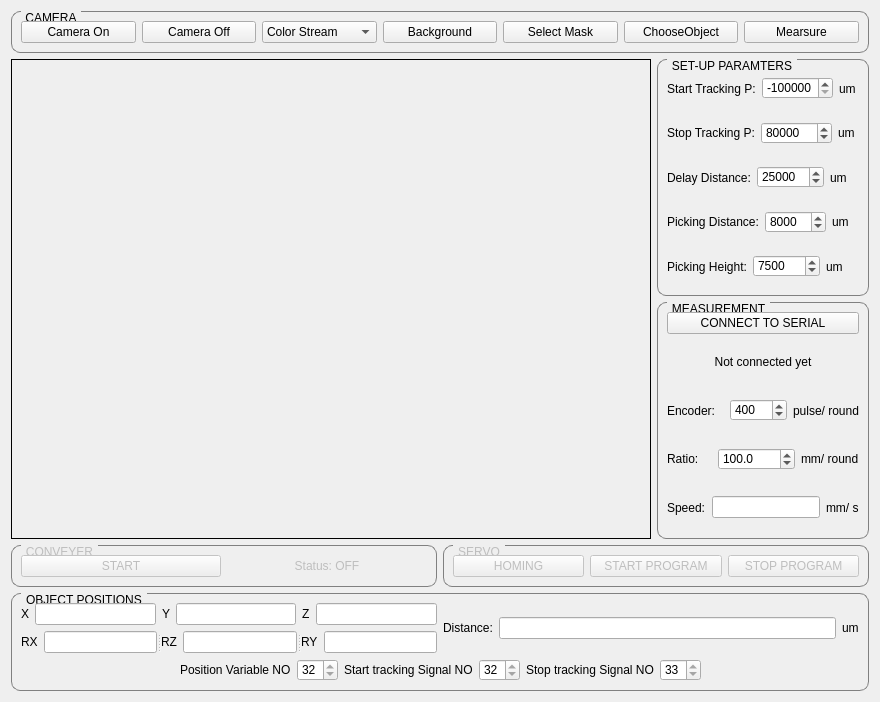
      <widget class="QWidget" name="tab_3">
       <attribute name="title">
        <string>Get Image</string>
       </attribute>
       <layout class="QVBoxLayout" name="verticalLayout_22">
        <item>
         <widget class="QGroupBox" name="groupBox_7">
          <property name="styleSheet">
           <string notr="true">QGroupBox {
    border: 1px solid gray;
    border-radius: 9px;
    margin-top: 0.5em;
}

QGroupBox::title {
    subcontrol-origin: margin;
    left: 10px;
    padding: 0 3px 0 3px;
}</string>
          </property>
          <property name="title">
           <string>CAMERA</string>
          </property>
          <layout class="QHBoxLayout" name="horizontalLayout">
           <item>
            <widget class="QPushButton" name="CameraOn_Button">
             <property name="text">
              <string>Camera On</string>
             </property>
            </widget>
           </item>
           <item>
            <widget class="QPushButton" name="CameraOff_Button">
             <property name="text">
              <string>Camera Off</string>
             </property>
            </widget>
           </item>
           <item>
            <widget class="QComboBox" name="StreamOption_comboBox">
             <item>
              <property name="text">
               <string>Color Stream</string>
              </property>
             </item>
             <item>
              <property name="text">
               <string>Depth Stream</string>
              </property>
             </item>
            </widget>
           </item>
           <item>
            <widget class="QPushButton" name="Background_Button">
             <property name="text">
              <string>Background</string>
             </property>
            </widget>
           </item>
           <item>
            <widget class="QPushButton" name="Mask_Button">
             <property name="text">
              <string>Select Mask</string>
             </property>
            </widget>
           </item>
           <item>
            <widget class="QPushButton" name="ChooseObject_Button">
             <property name="text">
              <string>ChooseObject</string>
             </property>
            </widget>
           </item>
           <item>
            <widget class="QPushButton" name="Size_Button">
             <property name="text">
              <string>Mearsure</string>
             </property>
            </widget>
           </item>
          </layout>
         </widget>
        </item>
        <item>
         <layout class="QHBoxLayout" name="horizontalLayout_22">
          <item>
           <widget class="QLabel" name="CameraFrame">
            <property name="minimumSize">
             <size>
              <width>640</width>
              <height>480</height>
             </size>
            </property>
            <property name="styleSheet">
             <string notr="true"/>
            </property>
            <property name="frameShape">
             <enum>QFrame::Box</enum>
            </property>
            <property name="lineWidth">
             <number>1</number>
            </property>
            <property name="midLineWidth">
             <number>0</number>
            </property>
            <property name="text">
             <string/>
            </property>
           </widget>
          </item>
          <item>
           <layout class="QVBoxLayout" name="verticalLayout_11">
            <item>
             <widget class="QGroupBox" name="groupBox_6">
              <property name="styleSheet">
               <string notr="true">QGroupBox {
    border: 1px solid gray;
    border-radius: 9px;
    margin-top: 0.5em;
}

QGroupBox::title {
    subcontrol-origin: margin;
    left: 10px;
    padding: 0 3px 0 3px;
}</string>
              </property>
              <property name="title">
               <string>SET-UP PARAMTERS</string>
              </property>
              <layout class="QVBoxLayout" name="verticalLayout_4">
               <item>
                <layout class="QHBoxLayout" name="horizontalLayout_39">
                 <item>
                  <widget class="QLabel" name="label_17">
                   <property name="text">
                    <string>Start Tracking P:</string>
                   </property>
                  </widget>
                 </item>
                 <item>
                  <widget class="QSpinBox" name="spinBoxStartY">
                   <property name="minimum">
                    <number>-200000</number>
                   </property>
                   <property name="maximum">
                    <number>200000</number>
                   </property>
                   <property name="value">
                    <number>-140000</number>
                   </property>
                  </widget>
                 </item>
                 <item>
                  <widget class="QLabel" name="label_20">
                   <property name="text">
                    <string>um</string>
                   </property>
                  </widget>
                 </item>
                </layout>
               </item>
               <item>
                <layout class="QHBoxLayout" name="horizontalLayout_40">
                 <item>
                  <widget class="QLabel" name="label_21">
                   <property name="text">
                    <string>Stop Tracking P:</string>
                   </property>
                  </widget>
                 </item>
                 <item>
                  <widget class="QSpinBox" name="spinBoxStopY">
                   <property name="minimum">
                    <number>-200000</number>
                   </property>
                   <property name="maximum">
                    <number>200000</number>
                   </property>
                   <property name="value">
                    <number>80000</number>
                   </property>
                  </widget>
                 </item>
                 <item>
                  <widget class="QLabel" name="label_24">
                   <property name="text">
                    <string>um</string>
                   </property>
                  </widget>
                 </item>
                </layout>
               </item>
               <item>
                <layout class="QHBoxLayout" name="horizontalLayout_42">
                 <item>
                  <widget class="QLabel" name="label_27">
                   <property name="text">
                    <string>Delay Distance:</string>
                   </property>
                  </widget>
                 </item>
                 <item>
                  <widget class="QSpinBox" name="spinBoxDelayDy">
                   <property name="minimum">
                    <number>1000</number>
                   </property>
                   <property name="maximum">
                    <number>100000</number>
                   </property>
                   <property name="value">
                    <number>25000</number>
                   </property>
                  </widget>
                 </item>
                 <item>
                  <widget class="QLabel" name="label_30">
                   <property name="text">
                    <string>um</string>
                   </property>
                  </widget>
                 </item>
                </layout>
               </item>
               <item>
                <layout class="QHBoxLayout" name="horizontalLayout_43">
                 <item>
                  <widget class="QLabel" name="label_29">
                   <property name="text">
                    <string>Picking Distance:</string>
                   </property>
                  </widget>
                 </item>
                 <item>
                  <widget class="QSpinBox" name="spinBoxPickingDistance">
                   <property name="minimum">
                    <number>0</number>
                   </property>
                   <property name="maximum">
                    <number>30000</number>
                   </property>
                   <property name="value">
                    <number>8000</number>
                   </property>
                  </widget>
                 </item>
                 <item>
                  <widget class="QLabel" name="label_32">
                   <property name="text">
                    <string>um</string>
                   </property>
                  </widget>
                 </item>
                </layout>
               </item>
               <item>
                <layout class="QHBoxLayout" name="horizontalLayout_38">
                 <item>
                  <widget class="QLabel" name="label_11">
                   <property name="text">
                    <string>Picking Height:</string>
                   </property>
                  </widget>
                 </item>
                 <item>
                  <widget class="QSpinBox" name="spinBoxEncoderPickingHeight">
                   <property name="minimum">
                    <number>0</number>
                   </property>
                   <property name="maximum">
                    <number>100000</number>
                   </property>
                   <property name="value">
                    <number>7500</number>
                   </property>
                  </widget>
                 </item>
                 <item>
                  <widget class="QLabel" name="label_15">
                   <property name="text">
                    <string>um</string>
                   </property>
                  </widget>
                 </item>
                </layout>
               </item>
              </layout>
             </widget>
            </item>
            <item>
             <widget class="QGroupBox" name="groupBox">
              <property name="styleSheet">
               <string notr="true">QGroupBox {
    border: 1px solid gray;
    border-radius: 9px;
    margin-top: 0.5em;
}

QGroupBox::title {
    subcontrol-origin: margin;
    left: 10px;
    padding: 0 3px 0 3px;
}</string>
              </property>
              <property name="title">
               <string>MEASUREMENT</string>
              </property>
              <layout class="QVBoxLayout" name="verticalLayout_15">
               <item>
                <widget class="QPushButton" name="pushButtonConnectSerial">
                 <property name="text">
                  <string>CONNECT TO SERIAL</string>
                 </property>
                </widget>
               </item>
               <item>
                <widget class="QLabel" name="labelSerialStatus">
                 <property name="styleSheet">
                  <string notr="true"/>
                 </property>
                 <property name="text">
                  <string>Not connected yet</string>
                 </property>
                 <property name="alignment">
                  <set>Qt::AlignCenter</set>
                 </property>
                </widget>
               </item>
               <item>
                <layout class="QHBoxLayout" name="horizontalLayout_36">
                 <item>
                  <widget class="QLabel" name="label_8">
                   <property name="text">
                    <string>Encoder:</string>
                   </property>
                  </widget>
                 </item>
                 <item>
                  <widget class="QSpinBox" name="spinBoxEncoderType">
                   <property name="minimum">
                    <number>100</number>
                   </property>
                   <property name="maximum">
                    <number>2000</number>
                   </property>
                   <property name="value">
                    <number>400</number>
                   </property>
                  </widget>
                 </item>
                 <item>
                  <widget class="QLabel" name="label_9">
                   <property name="text">
                    <string>pulse/ round</string>
                   </property>
                  </widget>
                 </item>
                </layout>
               </item>
               <item>
                <layout class="QHBoxLayout" name="horizontalLayout_37">
                 <item>
                  <widget class="QLabel" name="label_12">
                   <property name="text">
                    <string>Ratio:</string>
                   </property>
                  </widget>
                 </item>
                 <item>
                  <widget class="QDoubleSpinBox" name="doubleSpinBoxRatio">
                   <property name="decimals">
                    <number>1</number>
                   </property>
                   <property name="minimum">
                    <double>10.000000000000000</double>
                   </property>
                   <property name="maximum">
                    <double>100000.000000000000000</double>
                   </property>
                   <property name="singleStep">
                    <double>0.010000000000000</double>
                   </property>
                   <property name="value">
                    <double>100.000000000000000</double>
                   </property>
                  </widget>
                 </item>
                 <item>
                  <widget class="QLabel" name="label_3">
                   <property name="text">
                    <string>mm/ round</string>
                   </property>
                  </widget>
                 </item>
                </layout>
               </item>
               <item>
                <layout class="QHBoxLayout" name="horizontalLayout_44">
                 <item>
                  <widget class="QLabel" name="label_23">
                   <property name="text">
                    <string>Speed:</string>
                   </property>
                  </widget>
                 </item>
                 <item>
                  <widget class="QLineEdit" name="lineEditSpeed"/>
                 </item>
                 <item>
                  <widget class="QLabel" name="label_26">
                   <property name="text">
                    <string>mm/ s</string>
                   </property>
                  </widget>
                 </item>
                </layout>
               </item>
              </layout>
             </widget>
            </item>
           </layout>
          </item>
         </layout>
        </item>
        <item>
         <layout class="QVBoxLayout" name="verticalLayout_21">
          <item>
           <layout class="QHBoxLayout" name="horizontalLayout_34">
            <item>
             <widget class="QGroupBox" name="groupBoxConveyer">
              <property name="enabled">
               <bool>false</bool>
              </property>
              <property name="styleSheet">
               <string notr="true">QGroupBox {
    border: 1px solid gray;
    border-radius: 9px;
    margin-top: 0.5em;
}

QGroupBox::title {
    subcontrol-origin: margin;
    left: 10px;
    padding: 0 3px 0 3px;
}</string>
              </property>
              <property name="title">
               <string>CONVEYER</string>
              </property>
              <layout class="QHBoxLayout" name="horizontalLayout_31">
               <item>
                <widget class="QPushButton" name="pushButtonStartConveyer">
                 <property name="text">
                  <string>START</string>
                 </property>
                </widget>
               </item>
               <item>
                <widget class="QLabel" name="labelStatusConveyer">
                 <property name="text">
                  <string>Status: OFF</string>
                 </property>
                 <property name="alignment">
                  <set>Qt::AlignCenter</set>
                 </property>
                </widget>
               </item>
              </layout>
             </widget>
            </item>
            <item>
             <widget class="QGroupBox" name="groupBoxServo">
              <property name="enabled">
               <bool>false</bool>
              </property>
              <property name="styleSheet">
               <string notr="true">QGroupBox {
    border: 1px solid gray;
    border-radius: 9px;
    margin-top: 0.5em;
}

QGroupBox::title {
    subcontrol-origin: margin;
    left: 10px;
    padding: 0 3px 0 3px;
}</string>
              </property>
              <property name="title">
               <string>SERVO</string>
              </property>
              <layout class="QHBoxLayout" name="horizontalLayout_29">
               <item>
                <widget class="QPushButton" name="pushButtonServoHoming">
                 <property name="text">
                  <string>HOMING</string>
                 </property>
                </widget>
               </item>
               <item>
                <widget class="QPushButton" name="pushButtonStartProgram">
                 <property name="text">
                  <string>START PROGRAM</string>
                 </property>
                </widget>
               </item>
               <item>
                <widget class="QPushButton" name="pushButtonStopProgram">
                 <property name="text">
                  <string>STOP PROGRAM</string>
                 </property>
                </widget>
               </item>
              </layout>
             </widget>
            </item>
           </layout>
          </item>
          <item>
           <widget class="QGroupBox" name="groupBox_4">
            <property name="sizePolicy">
             <sizepolicy hsizetype="Preferred" vsizetype="Preferred">
              <horstretch>0</horstretch>
              <verstretch>0</verstretch>
             </sizepolicy>
            </property>
            <property name="styleSheet">
             <string notr="true">QGroupBox {
    border: 1px solid gray;
    border-radius: 9px;
    margin-top: 0.5em;
}

QGroupBox::title {
    subcontrol-origin: margin;
    left: 10px;
    padding: 0 3px 0 3px;
}</string>
            </property>
            <property name="title">
             <string>OBJECT POSITIONS</string>
            </property>
            <layout class="QVBoxLayout" name="verticalLayout_13">
             <item>
              <layout class="QHBoxLayout" name="horizontalLayout_20">
               <item>
                <layout class="QVBoxLayout" name="verticalLayout_14">
                 <item>
                  <layout class="QHBoxLayout" name="horizontalLayout_6">
                   <item>
                    <layout class="QHBoxLayout" name="horizontalLayout_35">
                     <item>
                      <widget class="QLabel" name="label_33">
                       <property name="text">
                        <string>X</string>
                       </property>
                      </widget>
                     </item>
                     <item>
                      <widget class="QLineEdit" name="lineEditX_3">
                       <property name="alignment">
                        <set>Qt::AlignCenter</set>
                       </property>
                       <property name="readOnly">
                        <bool>true</bool>
                       </property>
                      </widget>
                     </item>
                    </layout>
                   </item>
                   <item>
                    <layout class="QHBoxLayout" name="horizontalLayout_47">
                     <item>
                      <widget class="QLabel" name="label_36">
                       <property name="text">
                        <string>Y</string>
                       </property>
                      </widget>
                     </item>
                     <item>
                      <widget class="QLineEdit" name="lineEditY_3">
                       <property name="alignment">
                        <set>Qt::AlignCenter</set>
                       </property>
                       <property name="readOnly">
                        <bool>true</bool>
                       </property>
                      </widget>
                     </item>
                    </layout>
                   </item>
                   <item>
                    <layout class="QHBoxLayout" name="horizontalLayout_49">
                     <item>
                      <widget class="QLabel" name="label_39">
                       <property name="text">
                        <string>Z</string>
                       </property>
                      </widget>
                     </item>
                     <item>
                      <widget class="QLineEdit" name="lineEditZ_3">
                       <property name="alignment">
                        <set>Qt::AlignCenter</set>
                       </property>
                       <property name="readOnly">
                        <bool>true</bool>
                       </property>
                      </widget>
                     </item>
                    </layout>
                   </item>
                  </layout>
                 </item>
                 <item>
                  <widget class="QSplitter" name="splitter_8">
                   <property name="orientation">
                    <enum>Qt::Horizontal</enum>
                   </property>
                   <widget class="QWidget" name="layoutWidget">
                    <layout class="QHBoxLayout" name="horizontalLayout_51">
                     <item>
                      <widget class="QLabel" name="label_40">
                       <property name="text">
                        <string>RX</string>
                       </property>
                      </widget>
                     </item>
                     <item>
                      <widget class="QLineEdit" name="lineEditRX_3">
                       <property name="alignment">
                        <set>Qt::AlignCenter</set>
                       </property>
                       <property name="readOnly">
                        <bool>true</bool>
                       </property>
                      </widget>
                     </item>
                    </layout>
                   </widget>
                   <widget class="QWidget" name="layoutWidget">
                    <layout class="QHBoxLayout" name="horizontalLayout_53">
                     <item>
                      <widget class="QLabel" name="label_42">
                       <property name="text">
                        <string>RZ</string>
                       </property>
                      </widget>
                     </item>
                     <item>
                      <widget class="QLineEdit" name="lineEditRZ_3">
                       <property name="alignment">
                        <set>Qt::AlignCenter</set>
                       </property>
                       <property name="readOnly">
                        <bool>true</bool>
                       </property>
                      </widget>
                     </item>
                    </layout>
                   </widget>
                   <widget class="QWidget" name="layoutWidget">
                    <layout class="QHBoxLayout" name="horizontalLayout_52">
                     <item>
                      <widget class="QLabel" name="label_41">
                       <property name="text">
                        <string>RY</string>
                       </property>
                      </widget>
                     </item>
                     <item>
                      <widget class="QLineEdit" name="lineEditRY_3">
                       <property name="alignment">
                        <set>Qt::AlignCenter</set>
                       </property>
                       <property name="readOnly">
                        <bool>true</bool>
                       </property>
                      </widget>
                     </item>
                    </layout>
                   </widget>
                  </widget>
                 </item>
                </layout>
               </item>
               <item>
                <layout class="QHBoxLayout" name="horizontalLayout_46">
                 <item>
                  <widget class="QLabel" name="label_44">
                   <property name="text">
                    <string>Distance:</string>
                   </property>
                  </widget>
                 </item>
                 <item>
                  <widget class="QLineEdit" name="lineEditDistance"/>
                 </item>
                 <item>
                  <widget class="QLabel" name="label_45">
                   <property name="text">
                    <string>um</string>
                   </property>
                  </widget>
                 </item>
                </layout>
               </item>
              </layout>
             </item>
             <item>
              <layout class="QHBoxLayout" name="horizontalLayout_30">
               <item>
                <spacer name="horizontalSpacer_3">
                 <property name="orientation">
                  <enum>Qt::Horizontal</enum>
                 </property>
                 <property name="sizeHint" stdset="0">
                  <size>
                   <width>40</width>
                   <height>20</height>
                  </size>
                 </property>
                </spacer>
               </item>
               <item>
                <widget class="QLabel" name="label_43">
                 <property name="text">
                  <string>Position Variable NO</string>
                 </property>
                </widget>
               </item>
               <item>
                <widget class="QSpinBox" name="spinBoxPVariableNO_2">
                 <property name="minimum">
                  <number>32</number>
                 </property>
                 <property name="maximum">
                  <number>32</number>
                 </property>
                 <property name="value">
                  <number>32</number>
                 </property>
                </widget>
               </item>
               <item>
                <widget class="QLabel" name="label_49">
                 <property name="text">
                  <string>Start tracking Signal NO</string>
                 </property>
                </widget>
               </item>
               <item>
                <widget class="QSpinBox" name="spinBoxPVariableNO_4">
                 <property name="minimum">
                  <number>32</number>
                 </property>
                 <property name="maximum">
                  <number>32</number>
                 </property>
                 <property name="value">
                  <number>32</number>
                 </property>
                </widget>
               </item>
               <item>
                <widget class="QLabel" name="label_50">
                 <property name="text">
                  <string>Stop tracking Signal NO</string>
                 </property>
                </widget>
               </item>
               <item>
                <widget class="QSpinBox" name="spinBoxPVariableNO_5">
                 <property name="minimum">
                  <number>33</number>
                 </property>
                 <property name="maximum">
                  <number>33</number>
                 </property>
                 <property name="value">
                  <number>33</number>
                 </property>
                </widget>
               </item>
               <item>
                <spacer name="horizontalSpacer_8">
                 <property name="orientation">
                  <enum>Qt::Horizontal</enum>
                 </property>
                 <property name="sizeHint" stdset="0">
                  <size>
                   <width>40</width>
                   <height>20</height>
                  </size>
                 </property>
                </spacer>
               </item>
              </layout>
             </item>
            </layout>
           </widget>
          </item>
         </layout>
        </item>
       </layout>
      </widget>
